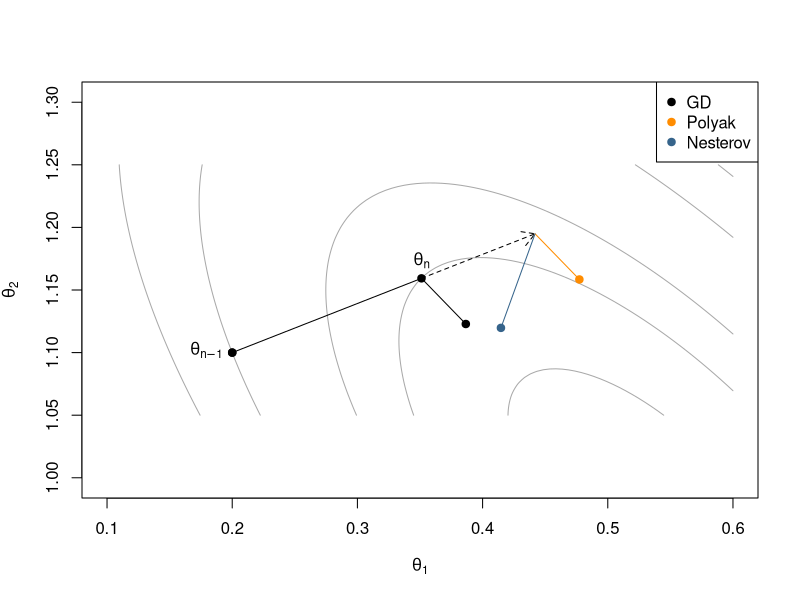

Source code (R): (Note: this script raises an error after producing the figure.)
library(mvtnorm)

draw_canvas_bg <- function(col = "white") {
  rect(par("usr")[1], par("usr")[3], par("usr")[2], par("usr")[4], col = col)
}

set.seed(622)

p <- 2
n <- 1000
Sigma <- matrix(c(1, 0.7, 0.7, 1), 2, 2)
mu <- c(0, 0)
X <- rmvnorm(n, mu, Sigma)
beta <- c(0.5, 1)
y <- X %*% beta + rnorm(n)

plot_trajectory <- function(betas) {
  b1 <- betas[1, ]
  b2 <- betas[2, ]
  lines(b1, b2)
  points(b1, b2, cex = 0.5, pch = 19)
}

b1 <- seq(0.1, 0.6, length.out = 100)
b2 <- seq(1.05, 1.25, length.out = 100)
f_vec <- Vectorize(function(b1, b2) 0.5 * norm(X %*% c(b1, b2) - y, "2")^2)
f2 <- outer(b1, b2, f_vec)

L <- norm(crossprod(X), "2")

beta <- c(.2, 1.1)
n_it <- 4
gamma <- 1 / L
alpha <- gamma / 2

twostep_gd <- function(mu = 0, method = c("polyak", "nesterov")) {
  betas <- matrix(0, nrow = p, ncol = n_it)
  betas[, 1] <- beta
  betas[, 2] <- beta
  rs <- matrix(0, nrow = p, ncol = n_it)

  method <- match.arg(method)

  for (k in 2:(n_it - 1)) {
    rs[, k] <- betas[, k] + mu * (betas[, k] - betas[, k - 1])

    if (method == "polyak") {
      gradient <- crossprod(X, X %*% betas[, k] - y)
      betas[, k + 1] <- rs[, k] - gamma * gradient
    } else {
      gradient <- crossprod(X, X %*% rs[, k] - y)
      if (k < 3) {
        alpha <- gamma
      } else {
        alpha <- gamma * 0.8
      }
      betas[, k + 1] <- rs[, k] - alpha * gradient
    }
  }

  list(beta = betas, r = rs)
}

mu <- 0.6

res <- twostep_gd()
rm <- twostep_gd(mu)
rn <- twostep_gd(mu, method = "nesterov")

fn <- "images/momentum-illustration.pdf"
pdf(fn, width = 5.4, height = 3.1, pointsize = 7)
contour(
  b1,
  b2,
  f2,
  asp = 1,
  col = "dark grey",
  levels = c(480, 487.6, 495, 512.2, 526),
  drawlabels = FALSE,
  xlab = expression(theta[1]),
  ylab = expression(theta[2]),
  panel.first = expression(draw_canvas_bg())
)
draw_canvas_bg()
contour(
  b1,
  b2,
  f2,
  asp = 1,
  col = "dark grey",
  levels = c(480, 487.6, 495, 512.2, 526),
  drawlabels = FALSE,
  add = TRUE
)

b <- res$beta

text(b[1, 1], b[2, 1], expression(theta[n - 1]), pos = 2)
text(b[1, 3], b[2, 3], expression(theta[n]), pos = 3)

arrows(
  rm$beta[1, 3],
  rm$beta[2, 3],
  rm$r[1, 3],
  rm$r[2, 3],
  lty = 2,
  length = 0.15
)

points(b[1, ], b[2, ], pch = 19)
lines(b[1, ], b[2, ], pch = 19)

# lines(c(rm$beta[1, 3], rm$r[1, 3]), c(rm$beta[2, 3], rm$r[2, 3]), lty = 3)

# lines(
#   c(rm$beta[1, 3], rm$beta[1, 4]),
#   c(rm$beta[2, 3], rm$beta[2, 4]),
#   lty = 2
# )

lines(
  c(rm$r[1, 3], rm$beta[1, 4]),
  c(rm$r[2, 3], rm$beta[2, 4]),
  col = "dark orange"
)
points(rm$beta[1, 4], rm$beta[2, 4], pch = 19, col = "dark orange")

lines(
  c(rn$r[1, 3], rn$beta[1, 4]),
  c(rn$r[2, 3], rn$beta[2, 4]),
  col = "steelblue4"
)
points(rn$beta[1, 4], rn$beta[2, 4], col = "steelblue4", pch = 19)
legend(
  "topright",
  c("GD", "Polyak", "Nesterov"),
  col = c("black", "dark orange", "steelblue4"),
  pch = 19,
  bg = "white"
)
dev.off()
knitr::plot_crop(fn)

# points(res_momentum$beta[1, ], res_momentum$beta[2, ], col = "steelblue4")
